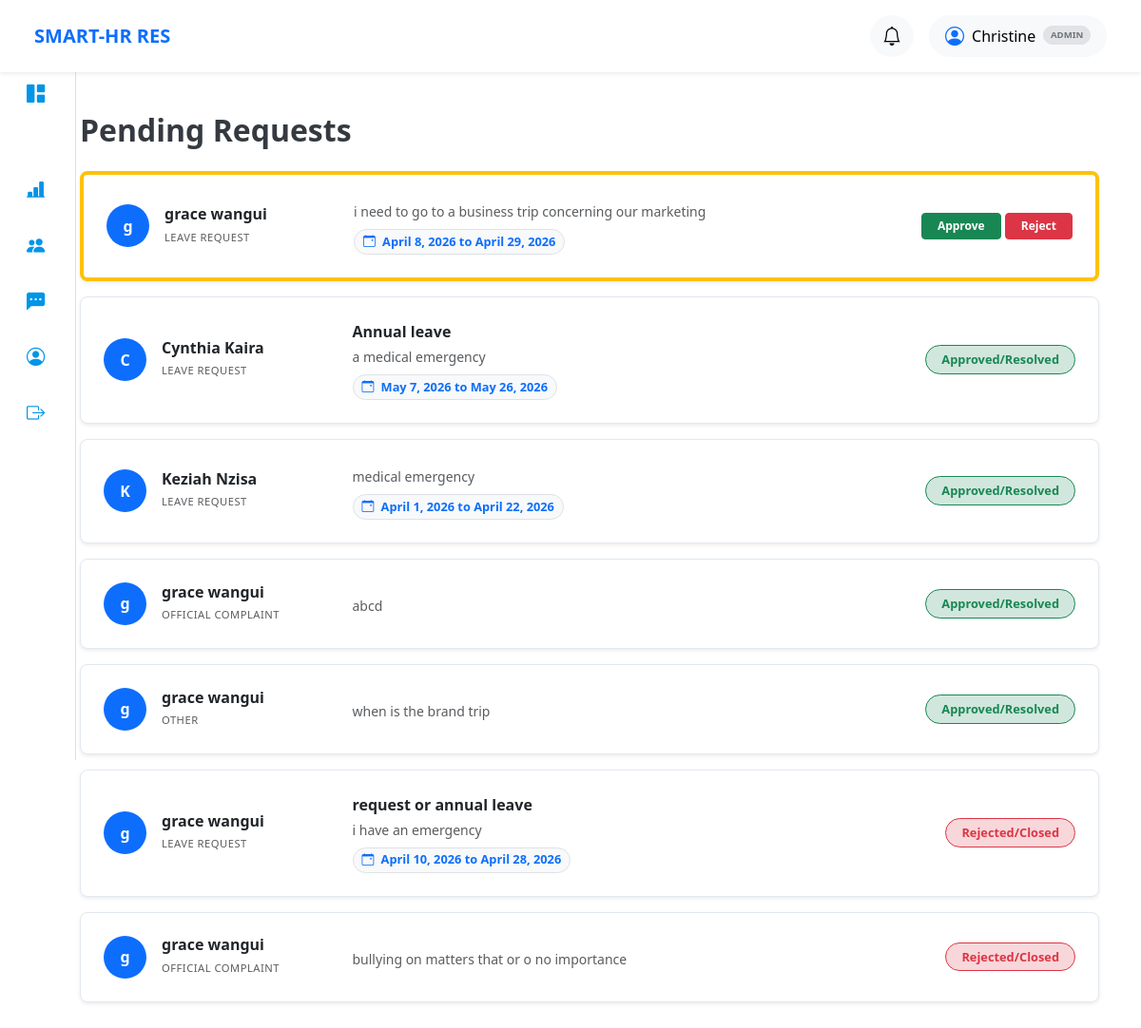
The app's page /tickets/review/ (signed in) with its own data.
### core/models.py (models this page shows, shortened)
class CustomUser(AbstractUser):
    ROLE_CHOICES = (
        ('admin', 'HR / Admin'),
        ('manager', 'Department Manager'),
        ('employee', 'Employee'),
    )
    role = models.CharField(
        max_length=10,
        choices=ROLE_CHOICES,
        default='employee'
    )

class Ticket(models.Model):
    employee = models.ForeignKey(Employee, on_delete=models.CASCADE, related_name='tickets')
    category = models.CharField(max_length=20, choices=TICKET_TYPES, default='leave')
    status = models.CharField(max_length=20, choices=TICKET_STATUS, default='pending')
    subject = models.CharField(max_length=200)
    description = models.TextField()
    start_date = models.DateField(null=True, blank=True)
    end_date = models.DateField(null=True, blank=True)
    created_at = models.DateTimeField(auto_now_add=True)
    admin_comment = models.TextField(null=True, blank=True, help_text="Reason for rejection or approval notes")
    is_confidential = models.BooleanField(default=False, help_text="Hide from Department Managers")

class Employee(models.Model):
    user = models.OneToOneField(
        settings.AUTH_USER_MODEL,
        on_delete=models.CASCADE,
        related_name='employee'
    )
    department = models.ForeignKey(
        Department,
        on_delete=models.SET_NULL,
        null=True,
        blank=True,
        related_name='employees'
    )
    position = models.CharField(max_length=200)

### core/views.py (the view, shortened to what this page needs)
# urls.py: path('tickets/review/', views.review_tickets, name='review_tickets'),
@role_required(['admin', 'hr'])
def review_tickets(request):
    tickets = Ticket.objects.all().annotate(
        priority=Case(
            When(status='pending', then=Value(1)),
            When(status='approved', then=Value(2)),
            When(status='rejected', then=Value(3)),
            default=Value(4),
            output_field=IntegerField(),
        )
    ).order_by('priority', '-created_at') # Priority first, then newest first
    return render(request, 'core/review_tickets.html', {'tickets': tickets})

### core/templates/core/review_tickets.html (shortened to what this page needs)
{% extends 'base.html' %}
{% block content %}
<div class="container review-container py-5">
    <h2 class="fw-bold mb-4">Pending Requests</h2>
    {% for ticket in tickets %}
    <div class="review-card mb-3 p-4 bg-white shadow-sm rounded-3 {% if ticket.status == 'pending' %}border-start border-warning border-4{% endif %}">
        <div class="row align-items-center">
            <div class="col-md-3">
                <div class="d-flex align-items-center">
                    <div class="avatar-circle me-3 bg-primary text-white d-flex align-items-center justify-content-center rounded-circle" style="width: 45px; height: 45px; font-weight: bold;">
                        {{ ticket.employee.user.first_name|slice:":1" }}
                    </div>
                    <div>
                        <h6 class="mb-0 fw-bold">{{ ticket.employee.user.get_full_name }}</h6>
                        <small class="text-muted text-uppercase" style="font-size: 0.7rem; letter-spacing: 0.5px;">{{ ticket.get_category_display }}</small>
                    </div>
                </div>
            </div>
            <div class="col-md-5">
                <p class="mb-1 text-dark"><strong>{{ ticket.subject }}</strong></p>
                <p class="small text-muted mb-0">{{ ticket.description|truncatechars:100 }}</p>
                {% if ticket.category == 'leave' %}
                    <span class="badge bg-light text-primary border mt-2">
                        <i class="bi bi-calendar-event me-1"></i> {{ ticket.start_date }} to {{ ticket.end_date }}
                    </span>
                {% endif %}
            </div>
<div class="col-md-4 text-end">
                {% if ticket.status == 'pending' %}
                    <form method="POST" class="d-inline">
                        <button type="submit" class="btn btn-success btn-sm px-3 fw-bold">Approve</button>
                    </form>
                    <button type="button" class="btn btn-danger btn-sm px-3 fw-bold" data-bs-toggle="modal" data-bs-target="#rejectModal{{ ticket.id }}">
                        Reject
                    </button>
                {% else %}
                    <span class="badge rounded-pill px-3 py-2 border {% if ticket.status == 'approved' %}bg-success-subtle text-success border-success{% else %}bg-danger-subtle text-danger border-danger{% endif %}">
                        {{ ticket.get_status_display }}
                    </span>
                {% endif %}
            </div>
        </div>
        </div>
         {% endfor %}
{% endblock %}

### templates/navbar/admin_employee.html (shortened to what this page needs)
{% load static %}
<nav class="navbar navbar-expand-lg navbar-light bg-white shadow-sm px-4 py-3 fixed-top">
    <div class="container-fluid">
        <div class="d-flex align-items-center">
            <span class="navbar-brand fw-bold text-primary me-4">SMART-HR RES</span>
        </div>
        <div class="d-flex align-items-center gap-3 ms-auto">
            <div class="dropdown">
                <button class="btn btn-light rounded-circle position-relative" data-bs-toggle="dropdown">
                    <i class="bi bi-bell fs-5"></i>
                </button>
            </div>
            <div class="dropdown">
                <button class="btn btn-light rounded-pill px-3 d-flex align-items-center" data-bs-toggle="dropdown">
                    <i class="bi bi-person-circle me-2 fs-5 text-primary"></i>
                    <span class="fw-medium">{{ user.first_name }}</span>
                    <span class="badge bg-secondary-subtle text-secondary ms-2 text-uppercase small border" style="font-size: 0.6rem;">
                        {{ user.role }}
                    </span>
                </button>
            </div>
        </div>
    </div>
</nav>

### static/css/custom.css (style rules this page uses)
.badge { font-size: 0.75rem; padding: 6px 10px; border-radius: 50px; }
h2 { color: #343a40; }
.badge { font-size: 0.8rem; padding: 0.45em 0.7em; }
.btn-sm { font-size: 0.75rem; padding: 0.25rem 0.5rem; }
@media (min-width: 768px) { .col-md-4 { position: sticky; top: 20px; height: fit-content; } }
.review-container { padding-top: 30px; }
.review-card { background: white; border-radius: 12px; border: 1px solid #e2e8f0; margin-bottom: 15px; padding: 20px; transition: all 0.3s ease; }

### records on screen
CustomUser: first_name "Christine", role "ADMIN"
Ticket: employee.user.first_name "g", employee.user.get_full_name "grace wangui", category "LEAVE REQUEST", description "i need to go to a business trip concerning our marketing", start_date "April 8, 2026", end_date "April 29, 2026"
Ticket: employee.user.first_name "C", employee.user.get_full_name "Cynthia Kaira", category "LEAVE REQUEST", subject "Annual leave", description "a medical emergency", start_date "May 7, 2026", end_date "May 26, 2026", status "Approved/Resolved"
Ticket: employee.user.first_name "K", employee.user.get_full_name "Keziah Nzisa", category "LEAVE REQUEST", description "medical emergency", start_date "April 1, 2026", end_date "April 22, 2026", status "Approved/Resolved"
Ticket: employee.user.first_name "g", employee.user.get_full_name "grace wangui", category "OFFICIAL COMPLAINT", description "abcd", status "Approved/Resolved"
Ticket: employee.user.first_name "g", employee.user.get_full_name "grace wangui", category "OTHER", description "when is the brand trip", status "Approved/Resolved"
Ticket: employee.user.first_name "g", employee.user.get_full_name "grace wangui", category "LEAVE REQUEST", subject "request or annual leave", description "i have an emergency", start_date "April 10, 2026", end_date "April 28, 2026", status "Rejected/Closed"
Ticket: employee.user.first_name "g", employee.user.get_full_name "grace wangui", category "OFFICIAL COMPLAINT", description "bullying on matters that or o no importance", status "Rejected/Closed"
